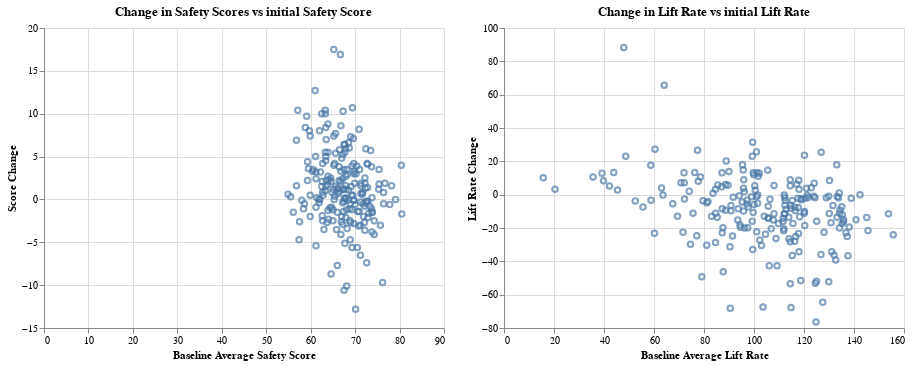

The cell this chart's notebook holds for it:
### Markdown cell above
## How does intervention tend to affect people who had different levels safety scores then?

### Code cell
c1 = alt.Chart(df).mark_point().encode(
        x=alt.X('Baseline Average Safety Score'),
        y='Score Change',        
      #  column='Haptic Group'
    ).properties(title= "Change in Safety Scores vs initial Safety Score")

c2 = alt.Chart(df).mark_point().encode(
        x=alt.X('Baseline Average Lift Rate'),
        y='Lift Rate Change',        
       # column='Haptic Group'
    ).properties(title= "Change in Lift Rate vs initial Lift Rate")

c1 | c2

### Figure 1 — Vega-Lite specification as saved in the notebook (floating-point values rounded to 4 significant figures; data arrays with more than 128 entries replaced by an {"elided": "..."} marker saying what was removed)
{"config": {"view": {"continuousWidth": 400, "continuousHeight": 300}}, "hconcat": [{"mark": "point", "encoding": {"x": {"field": "Baseline Average Safety Score", "type": "quantitative"}, "y": {"field": "Score Change", "type": "quantitative"}}, "title": "Change in Safety Scores vs initial Safety Score"}, {"mark": "point", "encoding": {"x": {"field": "Baseline Average Lift Rate", "type": "quantitative"}, "y": {"field": "Lift Rate Change", "type": "quantitative"}}, "title": "Change in Lift Rate vs initial Lift Rate"}], "data": {"name": "data-0e5fd2cc11c183b0bf1eb33733957b4f"}, "$schema": "https://vega.github.io/schema/vega-lite/v4.17.0.json", "datasets": {"data-0e5fd2cc11c183b0bf1eb33733957b4f": {"elided": "267 records"}}}
